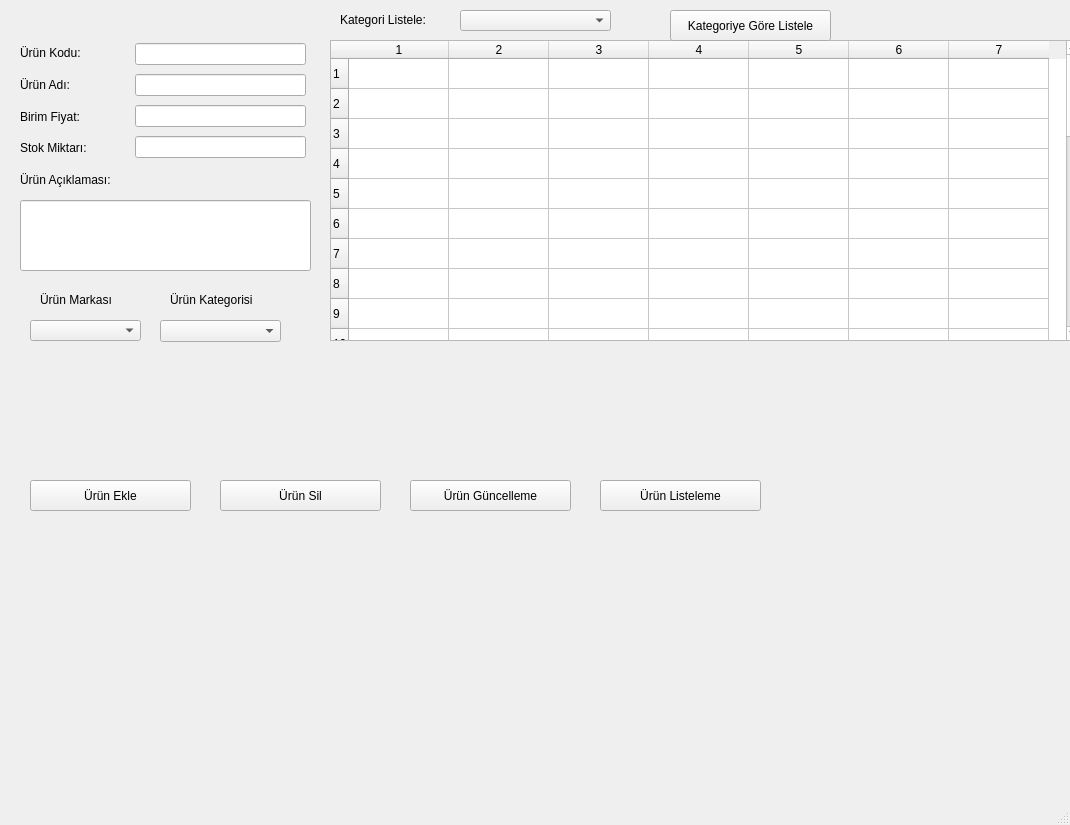
<?xml version="1.0" encoding="UTF-8"?>
<ui version="4.0">
 <class>MainWindow</class>
 <widget class="QMainWindow" name="MainWindow">
  <property name="geometry">
   <rect>
    <x>0</x>
    <y>0</y>
    <width>1070</width>
    <height>825</height>
   </rect>
  </property>
  <property name="windowTitle">
   <string>MainWindow</string>
  </property>
  <widget class="QWidget" name="centralwidget">
   <widget class="QLabel" name="label_5">
    <property name="geometry">
     <rect>
      <x>20</x>
      <y>170</y>
      <width>111</width>
      <height>20</height>
     </rect>
    </property>
    <property name="text">
     <string>Ürün Açıklaması:</string>
    </property>
   </widget>
   <widget class="QComboBox" name="cmbMarka">
    <property name="geometry">
     <rect>
      <x>30</x>
      <y>320</y>
      <width>111</width>
      <height>21</height>
     </rect>
    </property>
    <property name="currentIndex">
     <number>-1</number>
    </property>
    <item>
     <property name="text">
      <string>Samsung</string>
     </property>
    </item>
    <item>
     <property name="text">
      <string>Apple</string>
     </property>
    </item>
    <item>
     <property name="text">
      <string>Oppo</string>
     </property>
    </item>
    <item>
     <property name="text">
      <string>Arçelik</string>
     </property>
    </item>
    <item>
     <property name="text">
      <string>LG</string>
     </property>
    </item>
    <item>
     <property name="text">
      <string>Bosch</string>
     </property>
    </item>
    <item>
     <property name="text">
      <string>Casper</string>
     </property>
    </item>
   </widget>
   <widget class="QComboBox" name="cmbKategori">
    <property name="geometry">
     <rect>
      <x>160</x>
      <y>320</y>
      <width>121</width>
      <height>22</height>
     </rect>
    </property>
    <property name="currentIndex">
     <number>-1</number>
    </property>
    <item>
     <property name="text">
      <string>Telefon</string>
     </property>
    </item>
    <item>
     <property name="text">
      <string>Tablet</string>
     </property>
    </item>
    <item>
     <property name="text">
      <string>Bilgisayar</string>
     </property>
    </item>
    <item>
     <property name="text">
      <string>Beyaz Eşya</string>
     </property>
    </item>
   </widget>
   <widget class="QLabel" name="label_6">
    <property name="geometry">
     <rect>
      <x>40</x>
      <y>290</y>
      <width>111</width>
      <height>20</height>
     </rect>
    </property>
    <property name="text">
     <string>Ürün Markası</string>
    </property>
   </widget>
   <widget class="QLabel" name="label_7">
    <property name="geometry">
     <rect>
      <x>170</x>
      <y>290</y>
      <width>111</width>
      <height>20</height>
     </rect>
    </property>
    <property name="text">
     <string>Ürün Kategorisi</string>
    </property>
   </widget>
   <widget class="QLineEdit" name="lneurunAciklamasi">
    <property name="geometry">
     <rect>
      <x>20</x>
      <y>200</y>
      <width>291</width>
      <height>71</height>
     </rect>
    </property>
   </widget>
   <widget class="QTableWidget" name="tblListele">
    <property name="geometry">
     <rect>
      <x>330</x>
      <y>40</y>
      <width>751</width>
      <height>301</height>
     </rect>
    </property>
    <property name="rowCount">
     <number>30</number>
    </property>
    <property name="columnCount">
     <number>7</number>
    </property>
    <row/>
    <row/>
    <row/>
    <row/>
    <row/>
    <row/>
    <row/>
    <row/>
    <row/>
    <row/>
    <row/>
    <row/>
    <row/>
    <row/>
    <row/>
    <row/>
    <row/>
    <row/>
    <row/>
    <row/>
    <row/>
    <row/>
    <row/>
    <row/>
    <row/>
    <row/>
    <row/>
    <row/>
    <row/>
    <row/>
    <column/>
    <column/>
    <column/>
    <column/>
    <column/>
    <column/>
    <column/>
   </widget>
   <widget class="QComboBox" name="cmbKategoriListele">
    <property name="geometry">
     <rect>
      <x>460</x>
      <y>10</y>
      <width>151</width>
      <height>21</height>
     </rect>
    </property>
    <property name="currentIndex">
     <number>-1</number>
    </property>
    <item>
     <property name="text">
      <string>Telefon</string>
     </property>
    </item>
    <item>
     <property name="text">
      <string>Tablet</string>
     </property>
    </item>
    <item>
     <property name="text">
      <string>Bilgisayar</string>
     </property>
    </item>
    <item>
     <property name="text">
      <string>Beyaz Eşya</string>
     </property>
    </item>
   </widget>
   <widget class="QLabel" name="label_8">
    <property name="geometry">
     <rect>
      <x>340</x>
      <y>10</y>
      <width>111</width>
      <height>20</height>
     </rect>
    </property>
    <property name="text">
     <string>Kategori Listele:</string>
    </property>
   </widget>
   <widget class="QPushButton" name="btnKategoriyeGoreListele">
    <property name="geometry">
     <rect>
      <x>670</x>
      <y>10</y>
      <width>161</width>
      <height>31</height>
     </rect>
    </property>
    <property name="text">
     <string>Kategoriye Göre Listele</string>
    </property>
   </widget>
   <widget class="QPushButton" name="btnSil">
    <property name="geometry">
     <rect>
      <x>220</x>
      <y>480</y>
      <width>161</width>
      <height>31</height>
     </rect>
    </property>
    <property name="text">
     <string>Ürün Sil</string>
    </property>
   </widget>
   <widget class="QPushButton" name="btnEkle">
    <property name="geometry">
     <rect>
      <x>30</x>
      <y>480</y>
      <width>161</width>
      <height>31</height>
     </rect>
    </property>
    <property name="text">
     <string>Ürün Ekle</string>
    </property>
   </widget>
   <widget class="QPushButton" name="btnGuncelle">
    <property name="geometry">
     <rect>
      <x>410</x>
      <y>480</y>
      <width>161</width>
      <height>31</height>
     </rect>
    </property>
    <property name="text">
     <string>Ürün Güncelleme</string>
    </property>
   </widget>
   <widget class="QPushButton" name="btnListele">
    <property name="geometry">
     <rect>
      <x>600</x>
      <y>480</y>
      <width>161</width>
      <height>31</height>
     </rect>
    </property>
    <property name="text">
     <string>Ürün Listeleme</string>
    </property>
   </widget>
   <widget class="QWidget" name="layoutWidget">
    <property name="geometry">
     <rect>
      <x>20</x>
      <y>40</y>
      <width>121</width>
      <height>121</height>
     </rect>
    </property>
    <layout class="QVBoxLayout" name="verticalLayout">
     <item>
      <widget class="QLabel" name="label">
       <property name="text">
        <string>Ürün Kodu:</string>
       </property>
      </widget>
     </item>
     <item>
      <widget class="QLabel" name="label_2">
       <property name="text">
        <string>Ürün Adı:</string>
       </property>
      </widget>
     </item>
     <item>
      <widget class="QLabel" name="label_3">
       <property name="text">
        <string>Birim Fiyat:</string>
       </property>
      </widget>
     </item>
     <item>
      <widget class="QLabel" name="label_4">
       <property name="text">
        <string>Stok Miktarı:</string>
       </property>
      </widget>
     </item>
    </layout>
   </widget>
   <widget class="QWidget" name="layoutWidget">
    <property name="geometry">
     <rect>
      <x>135</x>
      <y>40</y>
      <width>171</width>
      <height>121</height>
     </rect>
    </property>
    <layout class="QVBoxLayout" name="verticalLayout_2">
     <item>
      <widget class="QLineEdit" name="lneurunKodu"/>
     </item>
     <item>
      <widget class="QLineEdit" name="lneurunAdi"/>
     </item>
     <item>
      <widget class="QLineEdit" name="lnebirimFiyat"/>
     </item>
     <item>
      <widget class="QLineEdit" name="lnestokMiktari"/>
     </item>
    </layout>
   </widget>
  </widget>
  <widget class="QMenuBar" name="menubar">
   <property name="geometry">
    <rect>
     <x>0</x>
     <y>0</y>
     <width>1070</width>
     <height>26</height>
    </rect>
   </property>
  </widget>
  <widget class="QStatusBar" name="statusbar"/>
 </widget>
 <resources/>
 <connections/>
</ui>
